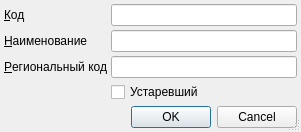
<?xml version="1.0" encoding="UTF-8"?>
<ui version="4.0">
 <class>ItemEditorDialog</class>
 <widget class="QDialog" name="ItemEditorDialog">
  <property name="geometry">
   <rect>
    <x>0</x>
    <y>0</y>
    <width>301</width>
    <height>126</height>
   </rect>
  </property>
  <property name="windowTitle">
   <string>ChangeMe!</string>
  </property>
  <property name="sizeGripEnabled">
   <bool>true</bool>
  </property>
  <layout class="QGridLayout">
   <property name="margin">
    <number>4</number>
   </property>
   <property name="spacing">
    <number>4</number>
   </property>
   <item row="5" column="0" colspan="2">
    <widget class="QDialogButtonBox" name="buttonBox">
     <property name="orientation">
      <enum>Qt::Horizontal</enum>
     </property>
     <property name="standardButtons">
      <set>QDialogButtonBox::Cancel|QDialogButtonBox::Ok</set>
     </property>
    </widget>
   </item>
   <item row="4" column="0">
    <spacer>
     <property name="orientation">
      <enum>Qt::Vertical</enum>
     </property>
     <property name="sizeHint" stdset="0">
      <size>
       <width>103</width>
       <height>16</height>
      </size>
     </property>
    </spacer>
   </item>
   <item row="0" column="1">
    <widget class="QLineEdit" name="edtCode"/>
   </item>
   <item row="1" column="1">
    <widget class="QLineEdit" name="edtName"/>
   </item>
   <item row="2" column="0">
    <widget class="QLabel" name="lblRegionalCode">
     <property name="text">
      <string>&amp;Региональный код</string>
     </property>
     <property name="buddy">
      <cstring>edtRegionalCode</cstring>
     </property>
    </widget>
   </item>
   <item row="1" column="0">
    <widget class="QLabel" name="lblName">
     <property name="text">
      <string>&amp;Наименование</string>
     </property>
     <property name="buddy">
      <cstring>edtName</cstring>
     </property>
    </widget>
   </item>
   <item row="0" column="0">
    <widget class="QLabel" name="lblCode">
     <property name="text">
      <string>&amp;Код</string>
     </property>
     <property name="buddy">
      <cstring>edtCode</cstring>
     </property>
    </widget>
   </item>
   <item row="2" column="1">
    <widget class="QLineEdit" name="edtRegionalCode"/>
   </item>
   <item row="3" column="1">
    <widget class="QCheckBox" name="chkIsObsolete">
     <property name="text">
      <string>Устаревший</string>
     </property>
    </widget>
   </item>
  </layout>
 </widget>
 <tabstops>
  <tabstop>edtCode</tabstop>
  <tabstop>edtName</tabstop>
  <tabstop>edtRegionalCode</tabstop>
  <tabstop>buttonBox</tabstop>
 </tabstops>
 <resources/>
 <connections>
  <connection>
   <sender>buttonBox</sender>
   <signal>accepted()</signal>
   <receiver>ItemEditorDialog</receiver>
   <slot>accept()</slot>
   <hints>
    <hint type="sourcelabel">
     <x>158</x>
     <y>121</y>
    </hint>
    <hint type="destinationlabel">
     <x>117</x>
     <y>106</y>
    </hint>
   </hints>
  </connection>
  <connection>
   <sender>buttonBox</sender>
   <signal>rejected()</signal>
   <receiver>ItemEditorDialog</receiver>
   <slot>reject()</slot>
   <hints>
    <hint type="sourcelabel">
     <x>238</x>
     <y>99</y>
    </hint>
    <hint type="destinationlabel">
     <x>247</x>
     <y>107</y>
    </hint>
   </hints>
  </connection>
 </connections>
</ui>
